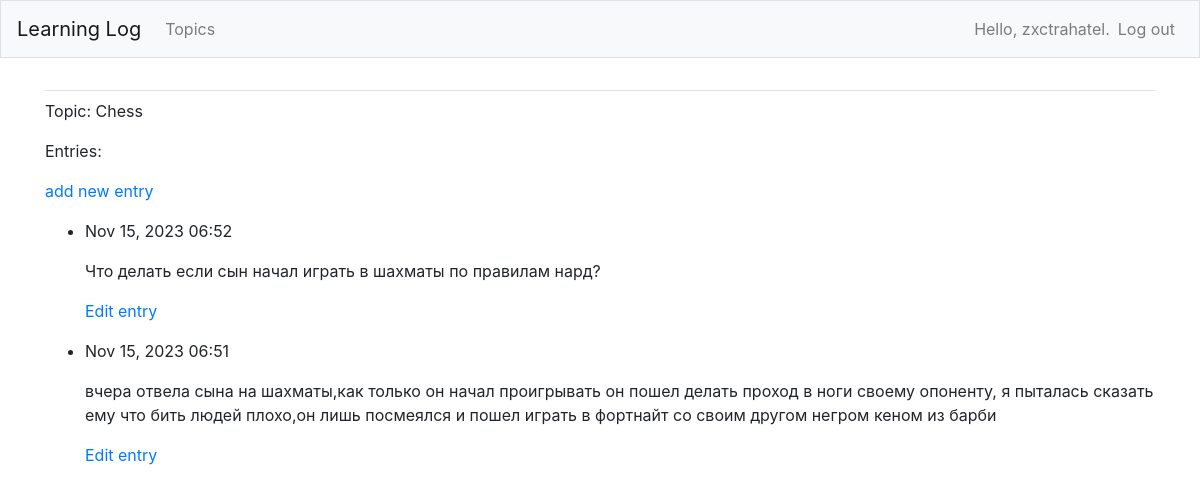
The page /topics/1/ (signed in) on the database its author committed.
### learning_logs/models.py (models this page shows, shortened)
class Topic(models.Model):
    text = models.CharField(max_length=200)
    date_added = models.DateTimeField(auto_now_add=True)
    owner = models.ForeignKey(User, on_delete=models.CASCADE)
    def __str__(self):
        return self.text

class Entry(models.Model):
    topic = models.ForeignKey(Topic, on_delete=models.CASCADE)
    text = models.TextField()
    date_added = models.DateTimeField(auto_now_add=True)
    class Meta:
        verbose_name_plural = 'entries'

### learning_logs/views.py (the view)
# urls.py: path('topics/<int:topic_id>/', views.topic, name='topic'),
@login_required
def topic(request, topic_id):
    topic = Topic.objects.get(id=topic_id)
    if topic.owner != request.user:
        raise Http404
    entries = topic.entry_set.order_by('-date_added')
    context = {'topic': topic, 'entries': entries}
    return render(request, 'learning_logs/topic.html', context)

### learning_logs/templates/learning_logs/topic.html
{% extends 'learning_logs/base.html' %}
{% block content %}
  <p>Topic: {{ topic }}</p>
  <p>Entries:</p>
  <p>
    <a href="{% url 'learning_logs:new_entry' topic.id %}">add new entry</a>
  </p>
  <ul>
  {% for entry in entries %}
    <li>
      <p>{{ entry.date_added|date:'M d, Y H:i' }}</p>
      <p>{{ entry.text|linebreaks }}</p>
      <p>
            <a href="{% url 'learning_logs:edit_entry' entry.id %}">Edit entry</a>
        </p>
    </li>
  {% empty %}
    <li>There are no entries for this topic yet ¯\_(ツ)_/¯</li>
  {% endfor %}
  </ul>
{% endblock content %}

### learning_logs/templates/learning_logs/base.html (shortened to what this page needs)
{% load bootstrap4 %}
<!doctype html>
<html lang="en">
<head>
	{% bootstrap_css %}
</head>
<body>
<nav class="navbar navbar-expand-md navbar-light bg-light mb-4 border">
	<a class="navbar-brand" href="{% url 'learning_logs:index' %}">
		Learning Log</a>
	<div class="collapse navbar-collapse" id="navbarCollapse">
		<ul class="navbar-nav mr-auto">
			<li class="nav-item">
				<a class="nav-link" href="{% url 'learning_logs:topics' %}">
					Topics</a></li>
		</ul>
		<ul class="navbar-nav ml-auto">
			{% if user.is_authenticated %}
				<li class="nav-item">
					<span class="navbar-text"> Hello, {{ user.username }}.</span>
				</li>
				<li class="nav-item">
					<a class="nav-link" href="{% url 'users:logout' %}">Log out</a>
				</li>
			{% else %}
				<li class="nav-item">
					<a class="nav-link" href="{% url 'users:register' %}">Register</a>
				</li>
				<li class="nav-item">
					<a class="nav-link" href="{% url 'users:register' %}">Log in</a></li>
			{% endif %}
		</ul>
	</div>
</nav>
<main role="main" class="container">
	<div class="pb-2 mb-2 border-bottom">
	</div>
	<div>
		{% block content %}{% endblock content %}
	</div>
</main>
</body>
</html>

### rows shown on the page
Topic: text "Chess"
Entry: date_added "Nov 15, 2023 06:52", text "Что делать если сын начал играть в шахматы по правилам нард?"
Entry: date_added "Nov 15, 2023 06:51", text "вчера отвела сына на шахматы,как только он начал проигрывать он пошел делать проход в ноги своему опоненту, я пыталась сказать ему что бить людей плохо,он лишь посмеялся и пошел играть в фортнайт со своим другом негром кеном из барби"

### other values the page prints
{{ user.username }} "zxctrahatel"
